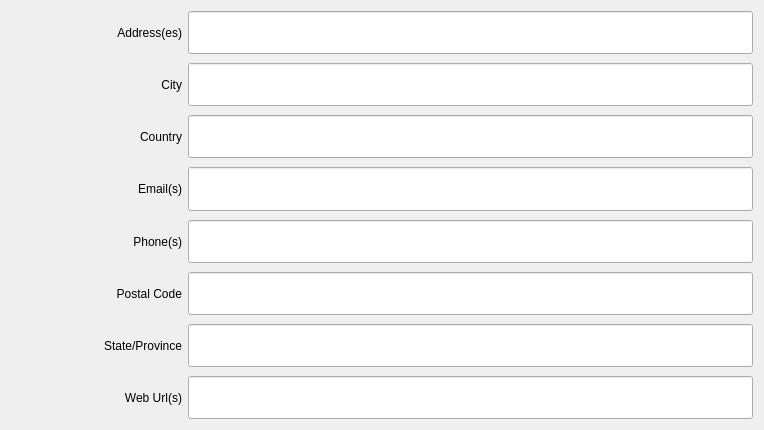
<?xml version="1.0" encoding="UTF-8"?>
<ui version="4.0">
 <class>kbvIptcContactClass</class>
 <widget class="QWidget" name="kbvIptcContactClass">
  <property name="geometry">
   <rect>
    <x>0</x>
    <y>0</y>
    <width>764</width>
    <height>430</height>
   </rect>
  </property>
  <property name="sizePolicy">
   <sizepolicy hsizetype="MinimumExpanding" vsizetype="MinimumExpanding">
    <horstretch>0</horstretch>
    <verstretch>0</verstretch>
   </sizepolicy>
  </property>
  <property name="minimumSize">
   <size>
    <width>764</width>
    <height>430</height>
   </size>
  </property>
  <property name="windowTitle">
   <string notr="true">IPTC contact</string>
  </property>
  <layout class="QFormLayout" name="formLayout">
   <property name="fieldGrowthPolicy">
    <enum>QFormLayout::AllNonFixedFieldsGrow</enum>
   </property>
   <property name="verticalSpacing">
    <number>9</number>
   </property>
   <item row="0" column="0">
    <widget class="QLabel" name="contactLblAddress">
     <property name="sizePolicy">
      <sizepolicy hsizetype="Preferred" vsizetype="Preferred">
       <horstretch>0</horstretch>
       <verstretch>0</verstretch>
      </sizepolicy>
     </property>
     <property name="minimumSize">
      <size>
       <width>171</width>
       <height>27</height>
      </size>
     </property>
     <property name="toolTip">
      <string notr="true"/>
     </property>
     <property name="text">
      <string>Address(es)</string>
     </property>
     <property name="alignment">
      <set>Qt::AlignRight|Qt::AlignTrailing|Qt::AlignVCenter</set>
     </property>
    </widget>
   </item>
   <item row="0" column="1">
    <widget class="QLineEdit" name="contactAddress">
     <property name="sizePolicy">
      <sizepolicy hsizetype="MinimumExpanding" vsizetype="MinimumExpanding">
       <horstretch>0</horstretch>
       <verstretch>0</verstretch>
      </sizepolicy>
     </property>
     <property name="minimumSize">
      <size>
       <width>300</width>
       <height>41</height>
      </size>
     </property>
     <property name="font">
      <font>
       <pointsize>10</pointsize>
      </font>
     </property>
     <property name="toolTip">
      <string notr="true">Enter Address(es) for the person that created this image</string>
     </property>
    </widget>
   </item>
   <item row="1" column="0">
    <widget class="QLabel" name="contactLblCity">
     <property name="sizePolicy">
      <sizepolicy hsizetype="Preferred" vsizetype="Preferred">
       <horstretch>0</horstretch>
       <verstretch>0</verstretch>
      </sizepolicy>
     </property>
     <property name="minimumSize">
      <size>
       <width>171</width>
       <height>27</height>
      </size>
     </property>
     <property name="text">
      <string>City</string>
     </property>
     <property name="alignment">
      <set>Qt::AlignRight|Qt::AlignTrailing|Qt::AlignVCenter</set>
     </property>
    </widget>
   </item>
   <item row="1" column="1">
    <widget class="QLineEdit" name="contactCity">
     <property name="sizePolicy">
      <sizepolicy hsizetype="MinimumExpanding" vsizetype="MinimumExpanding">
       <horstretch>0</horstretch>
       <verstretch>0</verstretch>
      </sizepolicy>
     </property>
     <property name="minimumSize">
      <size>
       <width>300</width>
       <height>41</height>
      </size>
     </property>
     <property name="font">
      <font>
       <pointsize>10</pointsize>
      </font>
     </property>
     <property name="toolTip">
      <string notr="true">Enter the City for the address of the person that created this image</string>
     </property>
    </widget>
   </item>
   <item row="2" column="0">
    <widget class="QLabel" name="contactLblCountry">
     <property name="sizePolicy">
      <sizepolicy hsizetype="Preferred" vsizetype="Preferred">
       <horstretch>0</horstretch>
       <verstretch>0</verstretch>
      </sizepolicy>
     </property>
     <property name="minimumSize">
      <size>
       <width>171</width>
       <height>27</height>
      </size>
     </property>
     <property name="text">
      <string>Country</string>
     </property>
     <property name="alignment">
      <set>Qt::AlignRight|Qt::AlignTrailing|Qt::AlignVCenter</set>
     </property>
    </widget>
   </item>
   <item row="2" column="1">
    <widget class="QLineEdit" name="contactCountry">
     <property name="sizePolicy">
      <sizepolicy hsizetype="MinimumExpanding" vsizetype="MinimumExpanding">
       <horstretch>0</horstretch>
       <verstretch>0</verstretch>
      </sizepolicy>
     </property>
     <property name="minimumSize">
      <size>
       <width>300</width>
       <height>41</height>
      </size>
     </property>
     <property name="font">
      <font>
       <pointsize>10</pointsize>
      </font>
     </property>
     <property name="toolTip">
      <string notr="true">Enter the Country name for the address of the person that created this image</string>
     </property>
    </widget>
   </item>
   <item row="3" column="0">
    <widget class="QLabel" name="contactLblEmail">
     <property name="sizePolicy">
      <sizepolicy hsizetype="Preferred" vsizetype="Preferred">
       <horstretch>0</horstretch>
       <verstretch>0</verstretch>
      </sizepolicy>
     </property>
     <property name="minimumSize">
      <size>
       <width>171</width>
       <height>27</height>
      </size>
     </property>
     <property name="text">
      <string>Email(s)</string>
     </property>
     <property name="alignment">
      <set>Qt::AlignRight|Qt::AlignTrailing|Qt::AlignVCenter</set>
     </property>
    </widget>
   </item>
   <item row="3" column="1">
    <widget class="QLineEdit" name="contactEmail">
     <property name="sizePolicy">
      <sizepolicy hsizetype="MinimumExpanding" vsizetype="MinimumExpanding">
       <horstretch>0</horstretch>
       <verstretch>0</verstretch>
      </sizepolicy>
     </property>
     <property name="minimumSize">
      <size>
       <width>300</width>
       <height>41</height>
      </size>
     </property>
     <property name="font">
      <font>
       <pointsize>10</pointsize>
      </font>
     </property>
     <property name="toolTip">
      <string notr="true">Enter the work Email address(es) for the person that created this image</string>
     </property>
    </widget>
   </item>
   <item row="4" column="0">
    <widget class="QLabel" name="contactLblPhone">
     <property name="sizePolicy">
      <sizepolicy hsizetype="Preferred" vsizetype="Preferred">
       <horstretch>0</horstretch>
       <verstretch>0</verstretch>
      </sizepolicy>
     </property>
     <property name="minimumSize">
      <size>
       <width>171</width>
       <height>27</height>
      </size>
     </property>
     <property name="text">
      <string>Phone(s)</string>
     </property>
     <property name="alignment">
      <set>Qt::AlignRight|Qt::AlignTrailing|Qt::AlignVCenter</set>
     </property>
    </widget>
   </item>
   <item row="4" column="1">
    <widget class="QLineEdit" name="contactPhone">
     <property name="sizePolicy">
      <sizepolicy hsizetype="MinimumExpanding" vsizetype="MinimumExpanding">
       <horstretch>0</horstretch>
       <verstretch>0</verstretch>
      </sizepolicy>
     </property>
     <property name="minimumSize">
      <size>
       <width>300</width>
       <height>41</height>
      </size>
     </property>
     <property name="font">
      <font>
       <pointsize>10</pointsize>
      </font>
     </property>
     <property name="toolTip">
      <string notr="true">Enter the work Phone number(s) for the person that created this image, using the international format</string>
     </property>
    </widget>
   </item>
   <item row="5" column="0">
    <widget class="QLabel" name="contactLblPostalCode">
     <property name="sizePolicy">
      <sizepolicy hsizetype="Preferred" vsizetype="Preferred">
       <horstretch>0</horstretch>
       <verstretch>0</verstretch>
      </sizepolicy>
     </property>
     <property name="minimumSize">
      <size>
       <width>171</width>
       <height>27</height>
      </size>
     </property>
     <property name="text">
      <string>Postal Code</string>
     </property>
     <property name="alignment">
      <set>Qt::AlignRight|Qt::AlignTrailing|Qt::AlignVCenter</set>
     </property>
    </widget>
   </item>
   <item row="5" column="1">
    <widget class="QLineEdit" name="contactPostalCode">
     <property name="sizePolicy">
      <sizepolicy hsizetype="MinimumExpanding" vsizetype="MinimumExpanding">
       <horstretch>0</horstretch>
       <verstretch>0</verstretch>
      </sizepolicy>
     </property>
     <property name="minimumSize">
      <size>
       <width>300</width>
       <height>41</height>
      </size>
     </property>
     <property name="font">
      <font>
       <pointsize>10</pointsize>
      </font>
     </property>
     <property name="toolTip">
      <string notr="true">Enter the Postal Code for the address of the person that created this image</string>
     </property>
    </widget>
   </item>
   <item row="6" column="0">
    <widget class="QLabel" name="contactLblState">
     <property name="sizePolicy">
      <sizepolicy hsizetype="Preferred" vsizetype="Preferred">
       <horstretch>0</horstretch>
       <verstretch>0</verstretch>
      </sizepolicy>
     </property>
     <property name="minimumSize">
      <size>
       <width>171</width>
       <height>27</height>
      </size>
     </property>
     <property name="text">
      <string>State/Province</string>
     </property>
     <property name="alignment">
      <set>Qt::AlignRight|Qt::AlignTrailing|Qt::AlignVCenter</set>
     </property>
    </widget>
   </item>
   <item row="6" column="1">
    <widget class="QLineEdit" name="contactState">
     <property name="sizePolicy">
      <sizepolicy hsizetype="MinimumExpanding" vsizetype="MinimumExpanding">
       <horstretch>0</horstretch>
       <verstretch>0</verstretch>
      </sizepolicy>
     </property>
     <property name="minimumSize">
      <size>
       <width>300</width>
       <height>41</height>
      </size>
     </property>
     <property name="font">
      <font>
       <pointsize>10</pointsize>
      </font>
     </property>
     <property name="toolTip">
      <string notr="true">Enter the State for the address of the person that created this image</string>
     </property>
    </widget>
   </item>
   <item row="7" column="0">
    <widget class="QLabel" name="contactLblWebUrl">
     <property name="sizePolicy">
      <sizepolicy hsizetype="Preferred" vsizetype="Preferred">
       <horstretch>0</horstretch>
       <verstretch>0</verstretch>
      </sizepolicy>
     </property>
     <property name="minimumSize">
      <size>
       <width>171</width>
       <height>27</height>
      </size>
     </property>
     <property name="text">
      <string>Web Url(s)</string>
     </property>
     <property name="alignment">
      <set>Qt::AlignRight|Qt::AlignTrailing|Qt::AlignVCenter</set>
     </property>
    </widget>
   </item>
   <item row="7" column="1">
    <widget class="QLineEdit" name="contactWebUrl">
     <property name="sizePolicy">
      <sizepolicy hsizetype="MinimumExpanding" vsizetype="MinimumExpanding">
       <horstretch>0</horstretch>
       <verstretch>0</verstretch>
      </sizepolicy>
     </property>
     <property name="minimumSize">
      <size>
       <width>300</width>
       <height>41</height>
      </size>
     </property>
     <property name="font">
      <font>
       <pointsize>10</pointsize>
      </font>
     </property>
     <property name="toolTip">
      <string notr="true">Enter the work Web URL(s) for the person that created this image</string>
     </property>
     <property name="placeholderText">
      <string/>
     </property>
    </widget>
   </item>
  </layout>
 </widget>
 <resources/>
 <connections/>
</ui>
